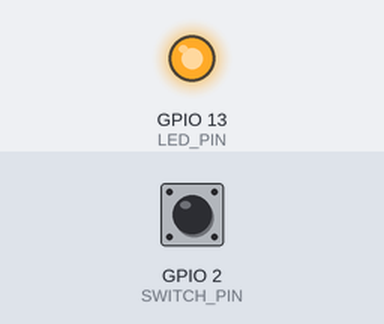
A program run on a simulated ESP32. Shown: output pins drawn as LEDs (lit = HIGH). The inputs (shaded band) are chosen by the test bench; at power-on: GPIO 2 (SWITCH_PIN) LOW. What the program prints to the serial monitor is not drawn.

Above: at 1.2 s.
1.3 s: GPIO 2 (SWITCH_PIN) pulled HIGH for 3.2 s
At 6.0 s:
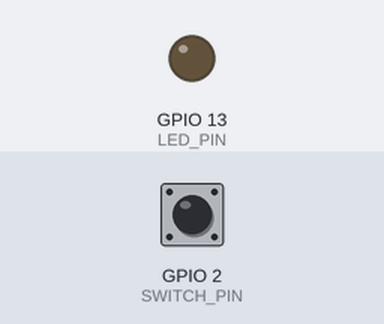
Timing chart, 0 to 13.5 s (numbered marks = the images above; inputs shaded):
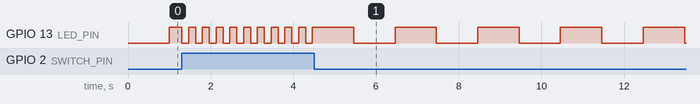

The program:

main.cpp
```cpp
#include <Arduino.h>

enum class LEDState
{
    ON,
    OFF
};

LEDState current;

const int LED_PIN = 13;
const int SWITCH_PIN = 2;
const int LED_DELAY = 1000;
long lastChangedTime = 0;

void setup()
{
    // put your setup code here, to run once:
    Serial.begin(115200);
    pinMode(LED_PIN, OUTPUT);
    pinMode(SWITCH_PIN, INPUT);
    current = LEDState::OFF;
}

// returns true if specifiedDelay has elapsed since start (millis() values)
boolean timeDiff(unsigned long start, int specifiedDelay)
{
    return (millis() - start >= specifiedDelay);
}

int getLEDDelay()
{

    int delay = LED_DELAY;
    if (digitalRead(SWITCH_PIN) == HIGH)
        delay /= 6;
    return delay;
}

void ledOff()
{
    digitalWrite(LED_PIN, LOW);
    int delay = getLEDDelay();
    Serial.println("LED off ");
    if (timeDiff(lastChangedTime, delay))
        current = LEDState::ON;
}

void ledOn()
{
    digitalWrite(LED_PIN, HIGH);
    int delay = getLEDDelay();
    Serial.printf("LED on ");
    if (timeDiff(lastChangedTime, delay))
        current = LEDState::OFF;
}

void loop()
{
    LEDState old = current;
    // Save start time before loop execution
    switch (current)
    {
    case LEDState::OFF:
        ledOff();
        break;
    case LEDState::ON:
        ledOn();
        break;
    }

    if (old != current)
        lastChangedTime = millis();

} 
```
